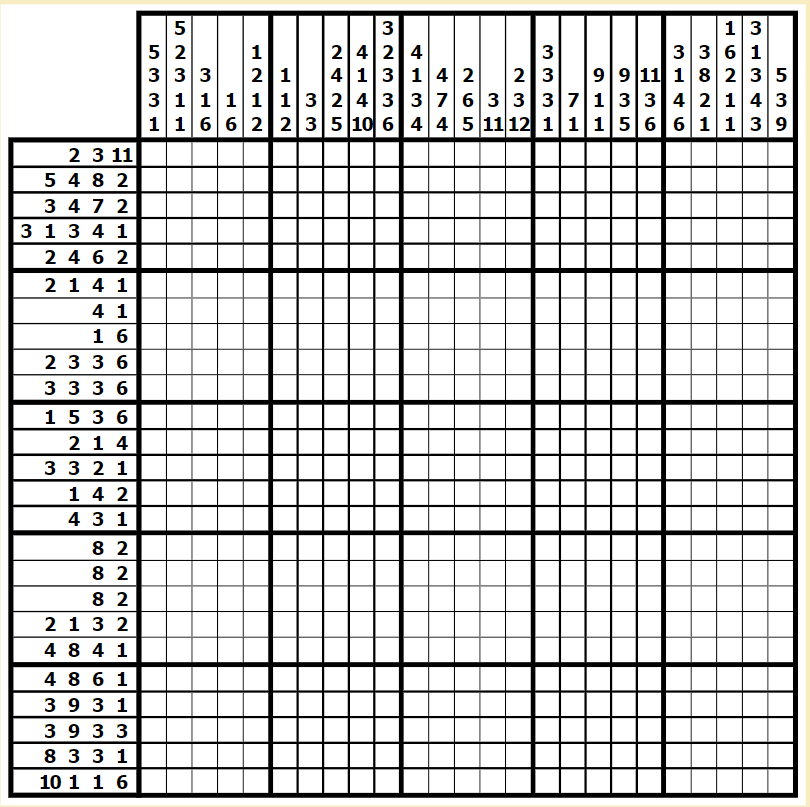
%> input picture Token提取/0.png, 810 x 807 px
$ octave nGAddCNNTrainData.m   (GNU Octave 9; MATLAB toolbox functions it lacks are replaced by stand-ins)
%> lines starting %> are read from the running program, lines starting %| are printed output that depends on the picture; in (x1, y1, x2, y2) boxes, pixels count from 0 and x2, y2 are one past the last pixel; in counts of white or black regions, pixels touching at a corner belong together; the program's own positions count from 1
### Token提取/nGTokenSlice.m
function [nGWidth,nGHeight,ImgSetPatchLine,ImgSetPatchRow] = ...
    nGTokenSlice(IMG_FILE_NAME, Unit_Pixel, isDisplay)
%> called with IMG_FILE_NAME = '0.png', Unit_Pixel = 64, isDisplay = false
%% Birth Certificate
% ===================================== %
% DATE OF BIRTH:    2020.11.16
% NAME OF FILE:     nGTokenSlice
% FILE OF PATH:     \NONOGRAM\Token提取
% FUNC:
%   Locate the number characters in the PNG and slice them into minor
%   matrixs for further Classification.
% ===================================== %

%% Detailed Function
% An example:
%       1
%       2   3
%  4 5  #   #
%  6 7  #   #
%
%   Based on the exsiting token mechanism, the row tokens will be added
%   first. The tokenStr should be '1.2/3/4.5/6.7'.
%   The slice procedure will follow the same sequence.

%   The procudure will produce two ImgSetCells (row and line respectively)
%   Each cell element has the shape of
%       Unit_Pixel * Unit_Pixel * 1 * k
%   k is the token number in corresponding row(line)


%   nGWidth             :宽度(列个数)
%   nGHeight            :高度(行个数)
%   ImgSetPatchLine     :列token图片集合
%   ImgSetPatchRow      :行token图片集合

clear sumDivide
%% Global Variables
% Global Variables will soon become the function arguments.
% 图片地址
% IMG_FILE_NAME = '00.png';

% 像素单位
% Unit_Pixel = 64;

% 是否展示参考线
% isDisplay = true;

if(nargin < 3)
    isDisplay = false;
    if(nargin < 2)
        Unit_Pixel = 64;
    end
end

%% 读取照片
% 修正为灰度图片(0为黑色，255为白色)
imageOrig = rgb2gray(imread(IMG_FILE_NAME));
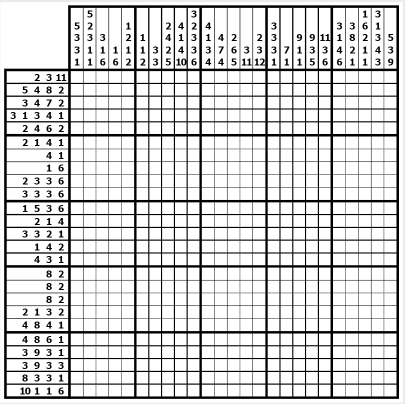
%> imageOrig: size 807x810 uint8 (shown at 1/2 size); min 0, max 255, mean 210.5

% % 利用统计信息去除周围黄色部分
% [N,~] = histcounts(imageOrig,linspace(0,255,64));
% imageBW = imageOrig < 4 * (find(diff(N) > 0,1,'first') + 1);
try
    imageBW = 1 - imbinarize(imageOrig, graythresh(imageOrig));
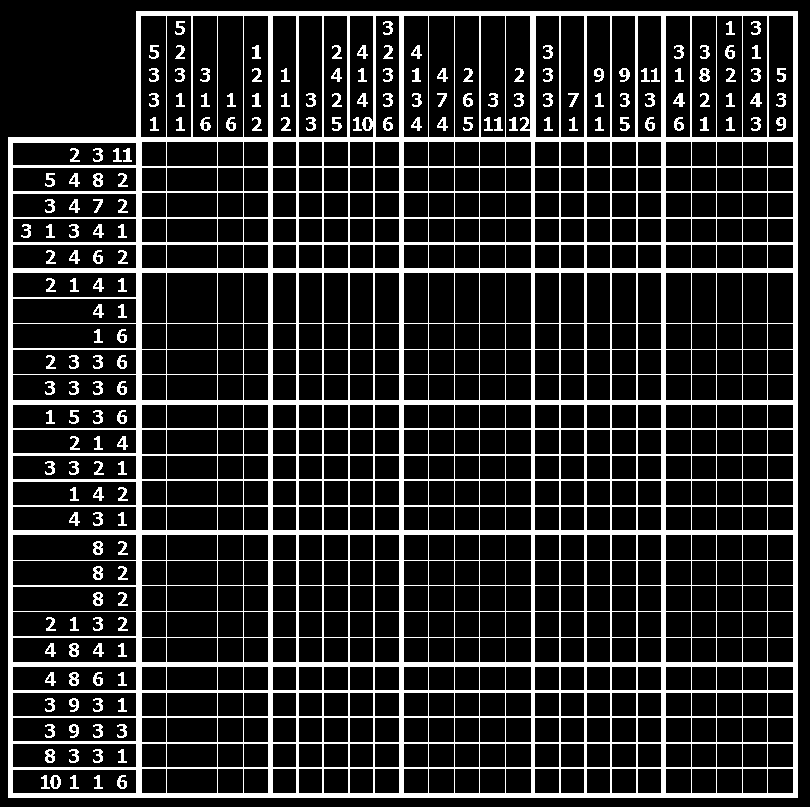
%> imageBW: size 807x810 double; values 0 (black) and 1 (white), 17.5% white; 179 white regions, largest, box (x1, y1, x2, y2) and area: (8, 11, 798, 798) 101218, (699, 68, 710, 82) 96, (93, 173, 103, 187) 95
catch ME
    if(strcmp(ME.identifier, 'MATLAB:UndefinedFunction'))
        warning('Warning: 缺少Image Processing Toolbox，替换计算方法。');
        imageBW = imageOrig < 128;
    end
end

%% 分割坐标定位图片
try
    close('侧向求和分割结果');
catch ME
    if(~strcmp(ME.identifier, 'MATLAB:close:WindowNotFound'))
        rethrow(ME);
    end
end
h1 = figure('Name','侧向求和分割结果');
h1.Visible = 'off';

%% 计算题面长宽
% 逐列求和，得出行token的分割线
subplot(2,1,1);
[nGWidth,LocsGridLineS,LocsGridLineE,nGIntervalRow] = ...
    sliceLocate(sum(imageBW,1));

% 逐行求和，得出列token的分割线
subplot(2,1,2);
[nGHeight,LocsGridRowS,LocsGridRowE,nGIntervalLine] = ...
    sliceLocate(sum(imageBW,2));

% 标准差显示
fprintf('\t 行列间隔标准差: %3f,%3f\n',...
    deviCal(LocsGridRowS,1.1),deviCal(LocsGridLineS,1.1));

% 列向求和修正(原先以是否为5倍数为判决，漏洞较大)
if(deviCal(LocsGridLineS,1.1) > 1.5)
    warning('Warning: 宽度不是5的倍数，进行修正。');
    % 强制显示图片
    isDisplay = true;
    % 对LocsGridLineS与LocsGridLineE修正
    subplot(2,1,1);
    [nGWidth, LocsGridLineS, LocsGridLineE] = sliceLocateRevise(sum(imageBW,1),LocsGridLineS);
end

% 行向求和修正(原先以是否为5倍数为判决，漏洞较大)
if(deviCal(LocsGridRowS,1.1) > 1.5)
    warning('Warning: 高度不是5的倍数，进行修正。');
    % 强制显示图片
    isDisplay = true;
    % 对LocsGridRowS与LocsGridRowE修正
    subplot(2,1,2);
    [nGHeight, LocsGridRowS, LocsGridRowE] = sliceLocateRevise(sum(imageBW,2),LocsGridRowS);
end

if(isDisplay)
    h1.Visible = 'on';
end

% 标准差显示
fprintf('\t 行列间隔标准差: %3f,%3f\n',...
    deviCal(LocsGridRowS,1.1),deviCal(LocsGridLineS,1.1));

if(mod(nGWidth,5)~=0 || mod(nGHeight,5)~=0)
    error('Error: 修正后行列宽度(%d, %d)依然不为5的倍数。', nGWidth, nGHeight);
end

%% 分割线图片
if(isDisplay)
    try
        close('分割线演示');
    catch ME
        if(~strcmp(ME.identifier, 'MATLAB:close:WindowNotFound'))
            rethrow(ME);
        end
    end
    figure('Name','分割线演示');
    % 原始图片
    imshow(imageOrig);
    hold on
    for ii = 1:length(nGIntervalRow)
        % 行token竖向分割线
        line(nGIntervalRow([ii ii]),[LocsGridRowE(1) LocsGridRowS(end)],...
            'Color','red');
    end
    for ii = 1:length(nGIntervalLine)
        % 列token横向分割线
        line([LocsGridLineE(1) LocsGridLineS(end)],nGIntervalLine([ii ii]),...
            'Color','red');
    end
end
%% 取单元图片切片
% 列token，自上向下，自左向右处理
ImgSetPatchLine = cell(nGWidth,1);
for ii = 1:nGWidth
    ySpan = LocsGridLineE(ii):LocsGridLineS(ii+1);
    for jj = 1:length(nGIntervalLine) - 1
        xSpan = nGIntervalLine(jj):nGIntervalLine(jj+1);
        % 切片
        imgSet = imageOrig(xSpan, ySpan);
        % 判断图片是否空
        if(~isEmptyUnit(imgSet))
            ImgSetPatchLine{ii} = cat(3, ImgSetPatchLine{ii},...
                imresize(imgSet,[Unit_Pixel,Unit_Pixel]));
            % imshow(imgSet);
            % pause(0.4)
        end
    end
end
% 行token，自左向右，自上向下处理
ImgSetPatchRow = cell(nGHeight,1);
for ii = 1:nGHeight
    xSpan = LocsGridRowE(ii):LocsGridRowS(ii+1);
    for jj = 1:length(nGIntervalRow) - 1
        ySpan = nGIntervalRow(jj):nGIntervalRow(jj+1);
        % 切片
        imgSet = imageOrig(xSpan, ySpan);
        % 判断图片是否空
        if(~isEmptyUnit(imgSet))
            ImgSetPatchRow{ii} = cat(3, ImgSetPatchRow{ii},...
                imresize(imgSet,[Unit_Pixel,Unit_Pixel]));
            % imshow(imgSet);
            % pause(0.4)
        end
    end
end
end

%%
% [13 lines left out: function isEmptyUnit, not called in this run]

%%
function [nGWidth,LocsGridLineS,LocsGridLineE,nGIntervalRow] = ...
    sliceLocate(imgSumLine)
% 根据列求和信息，计算宽度、网格列位置（起始/终端）、行token分割线横线坐标

% 第一次以0.9倍极大值为高度门限确定网格位置(竖向网格)
[~,LocsGridLineS,Width] = findpeaks(imgSumLine,...
    'MinPeakHeight',0.9 * max(imgSumLine));
%> LocsGridLineS = 25 values from 137 to 794
%> the run ends on the next line
LocsGridLineE = LocsGridLineS + round(Width) - 1;

% 确定题面宽度
nGWidth = length(LocsGridLineS) - 1;

% 获得平均周期门限
xPeriod = mean(diff(LocsGridLineS) - Width(1:end-1));

% 第二次对前半部分求峰值，峰位置间隔不小于0.5倍平均周期门限
[~,LocsInterval,Width2] = findpeaks(imgSumLine(1:LocsGridLineS(1)),...
    'MinPeakDistance',0.5 * xPeriod);

% 行token竖向分割线间隔
nGIntervalRow = round(linspace(LocsInterval(1) + Width2(1),...
    LocsGridLineS(1) - 1, length(LocsInterval)));

% 侧向求和结果
plot(imgSumLine,'LineWidth',0.8);
hold on
box off
% 黑色条纹起点
scatter(LocsGridLineS,imgSumLine(LocsGridLineS),'r');
% 黑色条纹终点
scatter(LocsGridLineE,imgSumLine(LocsGridLineE),'b');
% token部分峰值点
scatter(LocsInterval,imgSumLine(LocsInterval),'g');
% token部分分割线
for ii = 1:length(nGIntervalRow)
    xline(nGIntervalRow(ii),'Color','red','LineStyle','--')
end
% 图例
legend('求和结果','条纹起点','条纹终点','token峰值点','token分割线',...
    'Location','northeastoutside');

end

%%
% [35 lines left out: function sliceLocateRevise, not called in this run]

%%
% [10 lines left out: function deviCal, not called in this run]

### Token提取/nGAddCNNTrainData.m
%% Birth Certificate
% ===================================== %
% DATE OF BIRTH:    2020.11.17
% NAME OF FILE:     nGAddCNNTrainData
% FILE OF PATH:     \NONOGRAM\Token提取
% FUNC:
%   Load an image, slice the units, given the token string, save the pics.
% ===================================== %

% 添加函数目录夹
addpath('..\Function');

%% Global Variables
% 图片地址
IMG_FILE_NAME = '0.png';

% 像素单位
Unit_Pixel = 64;

% 是否展示参考线
isDisplay = false;

% 起始线
fprintf('\t%s\n',repmat('=',[40 1]));

%% 读取存储记录
if(exist('nGCNNTrainData.mat','file'))
    load nGCNNTrainData.mat
else
    nGImgSet = [];
    nGImgLabel = [];
    lastSave = [];
end
% 当前保存信息
currentSave = dir(IMG_FILE_NAME);

if(~isempty(lastSave))
    % 比较当前图片与最后一次保存图片信息对比
    if(strcmp(lastSave.date, currentSave.date) && ...
            lastSave.bytes == currentSave.bytes)
       error('Error: 检测到重复存储行为。');
    end
end

%% 图片切片
[nGWidth,nGHeight,ImgSetPatchLine,ImgSetPatchRow] = ...

$ run again, with Token提取/00.png copied over Token提取/0.png
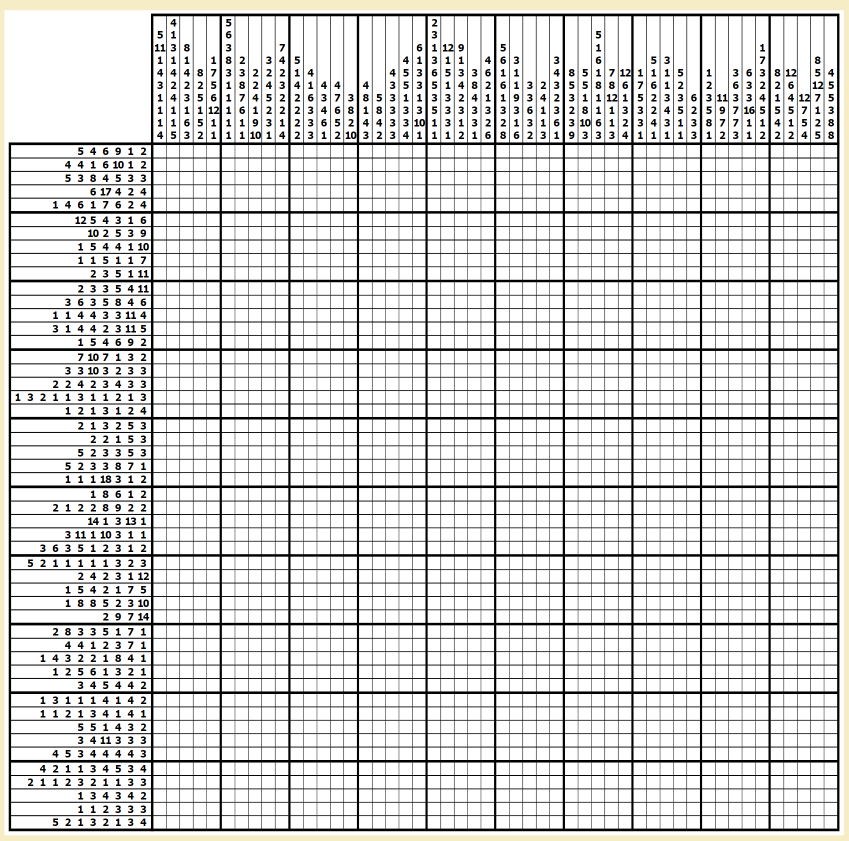
%> input picture Token提取/00.png, 1697 x 1682 px (shown at 1/2 size)
%> in nGTokenSlice, `imageOrig = rgb2gray(imread(IMG_FILE_NAME));`:
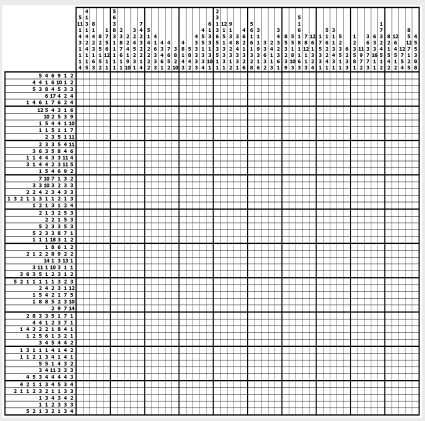
%> imageOrig: size 1682x1697 uint8 (shown at 1/4 size); min 0, max 255, mean 216.7
%> in nGTokenSlice, `imageBW = 1 - imbinarize(imageOrig, graythresh(imageOrig));`:
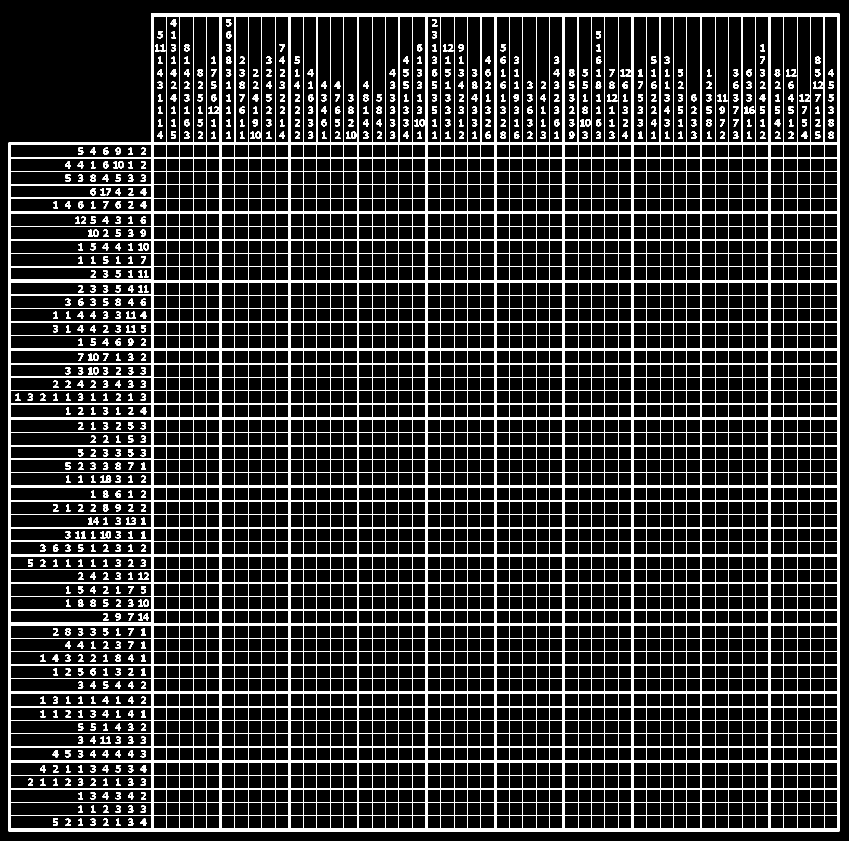
%> imageBW: size 1682x1697 double (shown at 1/2 size); values 0 (black) and 1 (white), 14.9% white; 709 white regions, largest, box (x1, y1, x2, y2) and area: (17, 27, 1679, 1663) 363150, (201, 951, 223, 966) 197, (452, 113, 463, 128) 116
%> LocsGridLineS = 51 values from 303 to 1675

$ run again, with Token提取/01.png copied over Token提取/0.png
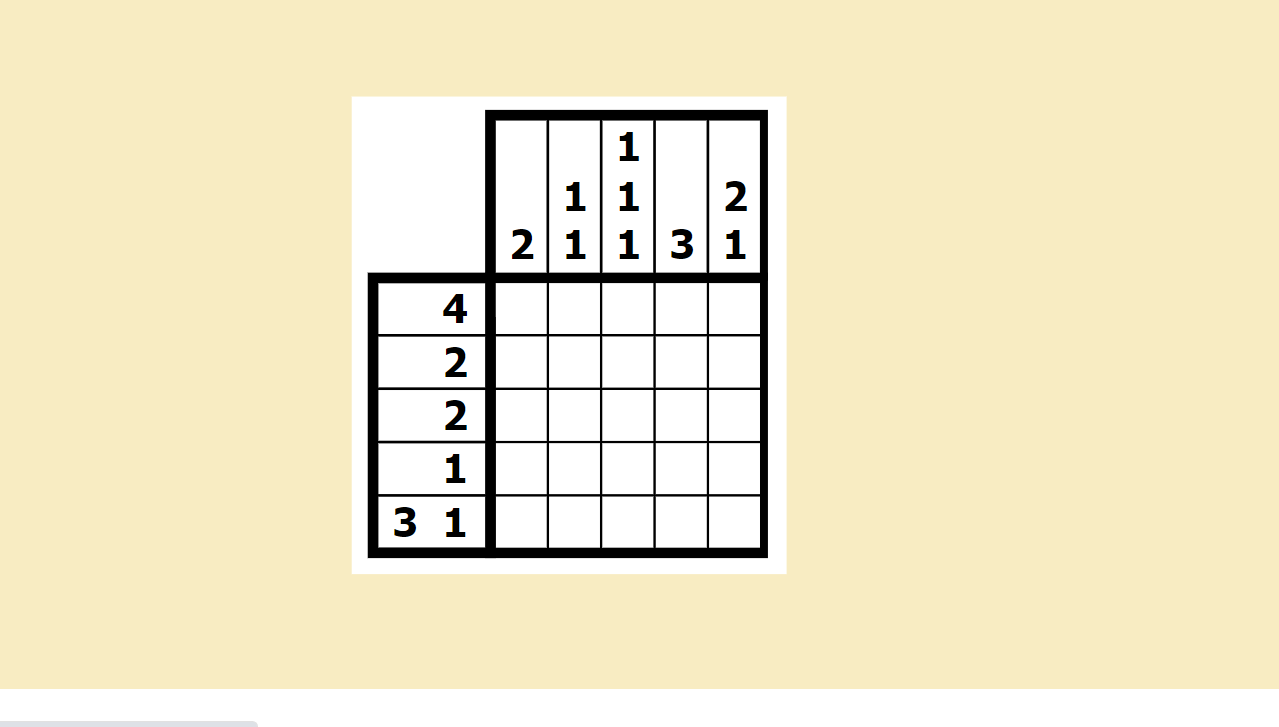
%> input picture Token提取/01.png, 1279 x 727 px
%> in nGTokenSlice, `imageOrig = rgb2gray(imread(IMG_FILE_NAME));`:
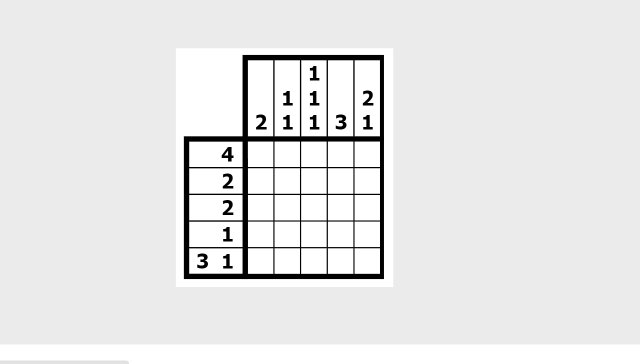
%> imageOrig: size 727x1279 uint8 (shown at 1/2 size); min 0, max 255, mean 231
%> in nGTokenSlice, `imageBW = 1 - imbinarize(imageOrig, graythresh(imageOrig));`:
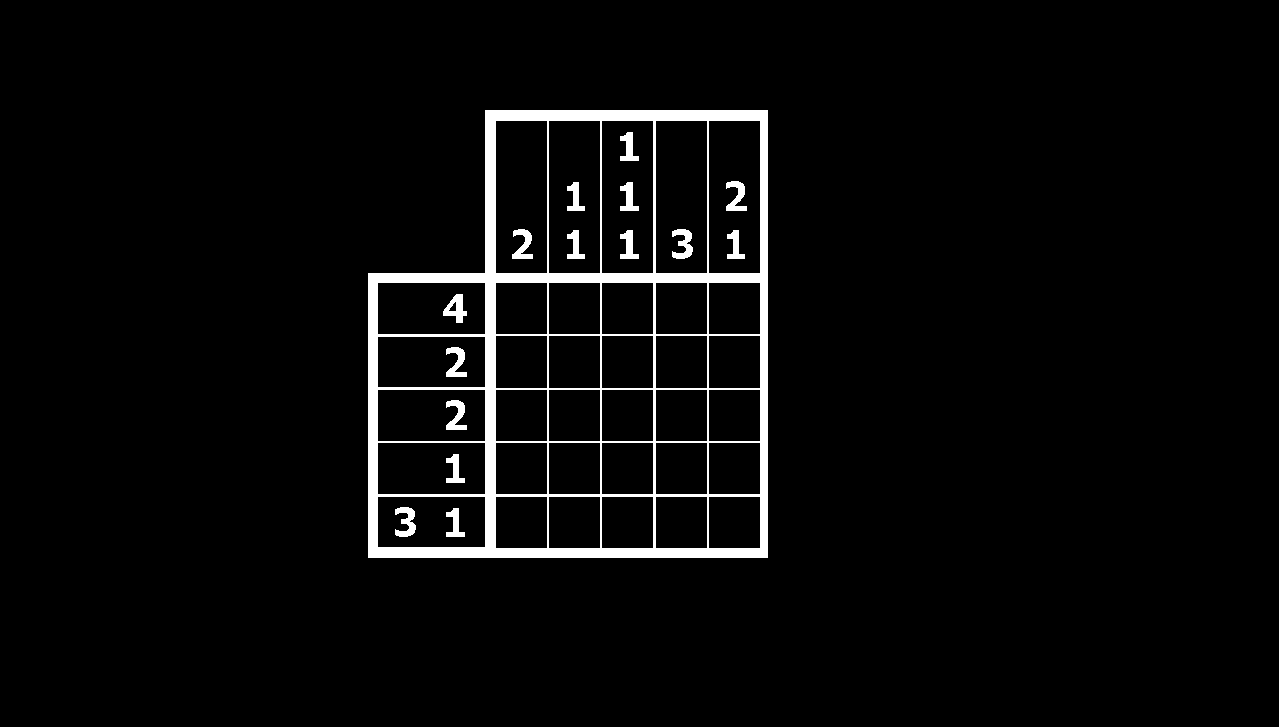
%> imageBW: size 727x1279 double; values 0 (black) and 1 (white), 3.6% white; 16 white regions, largest, box (x1, y1, x2, y2) and area: (368, 110, 768, 558) 29018, (672, 229, 693, 259) 365, (395, 507, 416, 537) 365
%> LocsGridLineS = [486 548 601 654 708 761]; Width = {height [448 448 448 448 448 448], baseline [425.6 425.6 425.6 425.6 425.6 425.6]}
